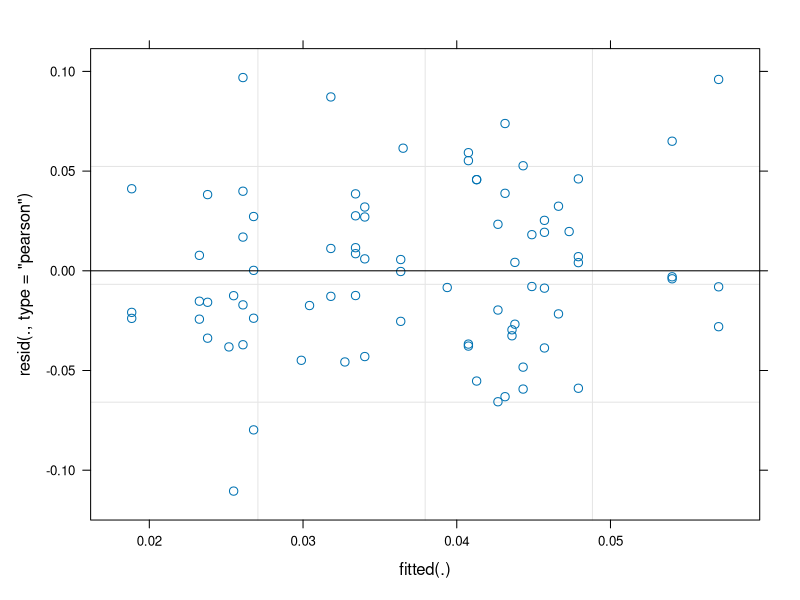
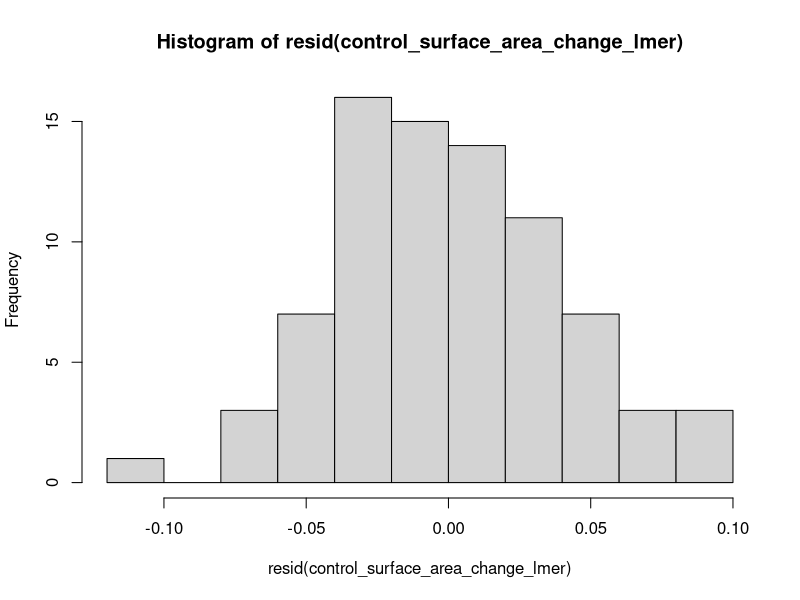
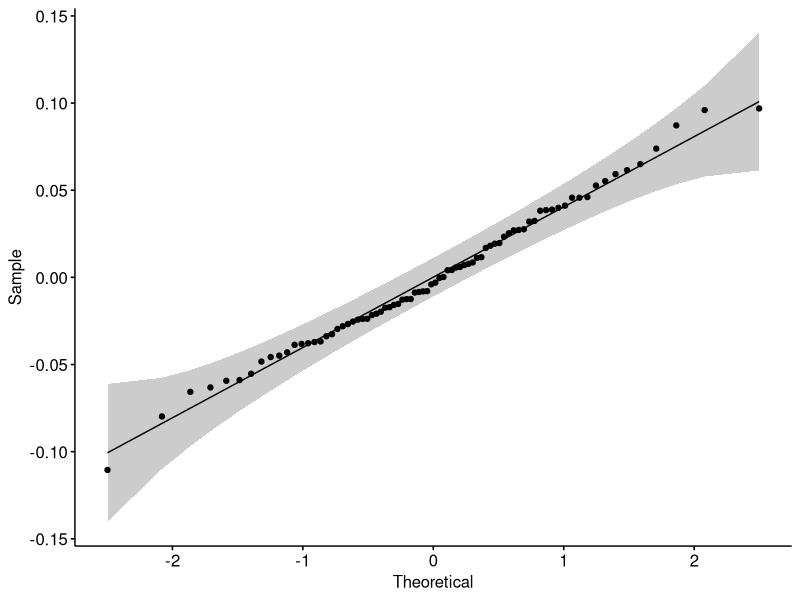
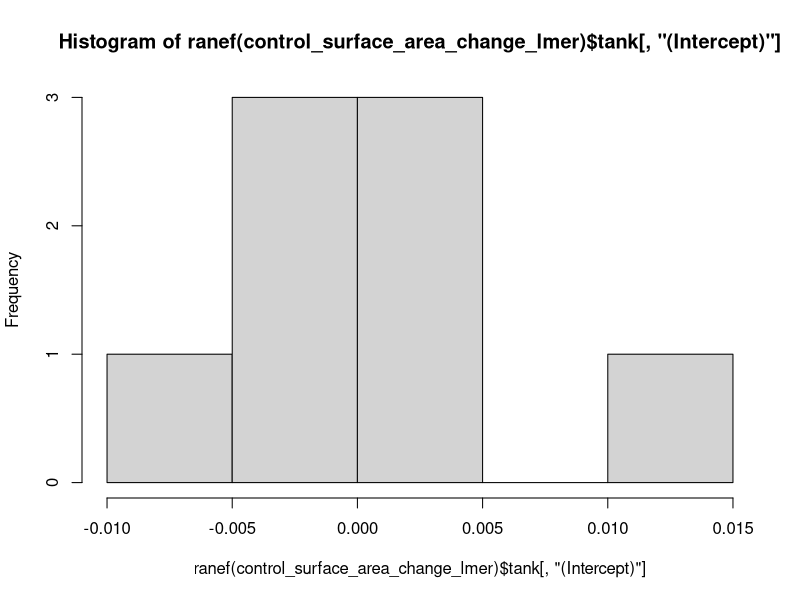
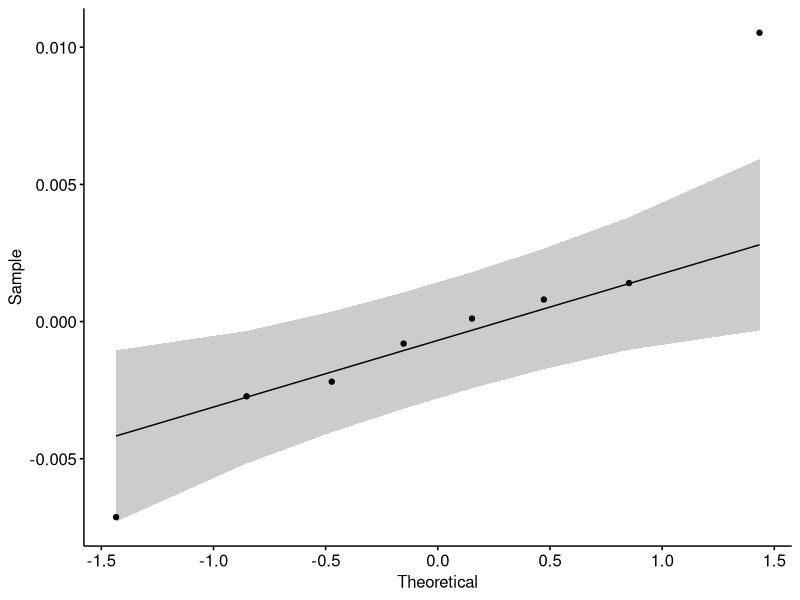

The R script that drew these images, in order:
setwd("~/zostera_multi-stressor_sfbay/2_feeding assay")


#### I. Packages ####
library(tidyverse)
library(lme4)
library(ggpubr)
library(lmerTest)
library(fitdistrplus)
library(car)


#### II. Data Set Up ####
assay_control_dat <- read_csv("feeding assay_control data.csv")

assay_control_dat <- assay_control_dat %>% 
  mutate(CO2 = as.factor(CO2),
         light = as.factor(light))


#### 1. Stats ####
#### ...Effect of CO2*Light on Controls ####
## full model ##
control_surface_area_change_lmer <- lmer(surface_area_change_cm2 ~ CO2 * light + (1 | tank), 
                                         data = assay_control_dat,
                                         REML = T)

## check residuals ##
plot(control_surface_area_change_lmer)
hist(resid(control_surface_area_change_lmer))
ggqqplot(resid(control_surface_area_change_lmer))

## check random effect residuals ##
hist(ranef(control_surface_area_change_lmer)$tank[, "(Intercept)"])
ggqqplot(ranef(control_surface_area_change_lmer)$tank[, "(Intercept)"])


## stats results ##
control_surface_area_change_lmer_summary <- summary(control_surface_area_change_lmer, 
                                                    ddf = "Kenward-Roger")
control_surface_area_change_lmer_summary

control_surface_area_change_lmer_anova <- anova(control_surface_area_change_lmer,
                                                type = 3,
                                                ddf = "Kenward-Roger")
control_surface_area_change_lmer_anova


## code for generating tables ##
# control_surface_area_change_lmer_reffects_table <- data.frame(control_surface_area_change_lmer_summary[["varcor"]]) %>% 
#   dplyr::select(grp, vcov, sdcor) %>% 
#   rename("Group" = grp,
#          "Variance" = vcov,
#          "Std. Dev." = sdcor)
# 
# control_surface_area_change_lmer_anova_table <- data.frame(control_surface_area_change_lmer_anova) %>% 
#   rename("Sum Sq." = Sum.Sq,
#          "Mean Sq." = Mean.Sq,
#          "Num. DF" = NumDF,
#          "Den. DF" = DenDF,
#          "F" = F.value,
#          "p-value" = Pr..F.)
# 
# write.csv(control_surface_area_change_lmer_reffects_table,
#           "~/feeding assay_control surface area change_random effects table.csv")
# 
# write.csv(control_surface_area_change_lmer_anova_table,
#           "~/feeding assay_control surface area change_anova table.csv")
